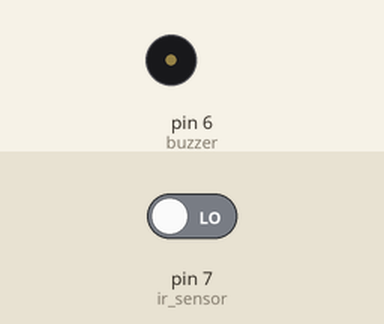
This sketch was run on a simulated Arduino Uno, built with avr-gcc and run on an emulated ATmega328P. Parts: buzzer (waves = sounding, pin HIGH). The inputs (shaded band) are chosen by the test bench; at power-on: pin 7 (ir_sensor) LOW.

Above: at 2.8 s.
2.9 s: pin 7 (ir_sensor) driven HIGH
At 3.5 s:
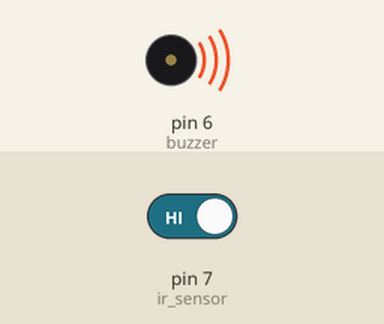
4.5 s: pin 7 (ir_sensor) driven LOW
At 6.3 s:
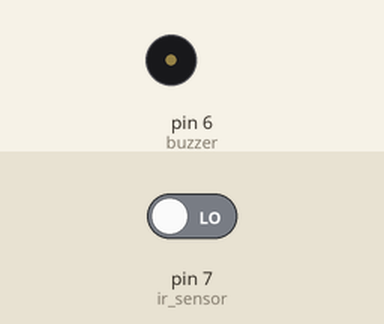
Timing chart, 0 to 7.8 s (numbered marks = the images above; inputs shaded):
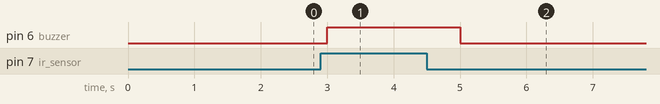

The sketch:

ir_sensor.ino
```cpp
int ir_sensor=7;
int buzzer=6;
void setup() {
  // put your setup code here, to run once:
pinMode(buzzer,OUTPUT);
pinMode(ir_sensor,INPUT);
}

void loop() {
  // put your main code here, to run repeatedly:
int data=digitalRead(ir_sensor);
Serial.println(data);
if (data==1)
{
  digitalWrite(buzzer,HIGH);
  Serial.println("Detected");
}
else
{
  digitalWrite(buzzer,LOW);
  Serial.println("Not detected");
}
delay(1000);
}
```

Measured:
- after the input at 2.9 s, pin 6 (buzzer): LOW → HIGH after 0.10 s
- after the input at 4.5 s, pin 6 (buzzer): HIGH → LOW after 0.50 s
